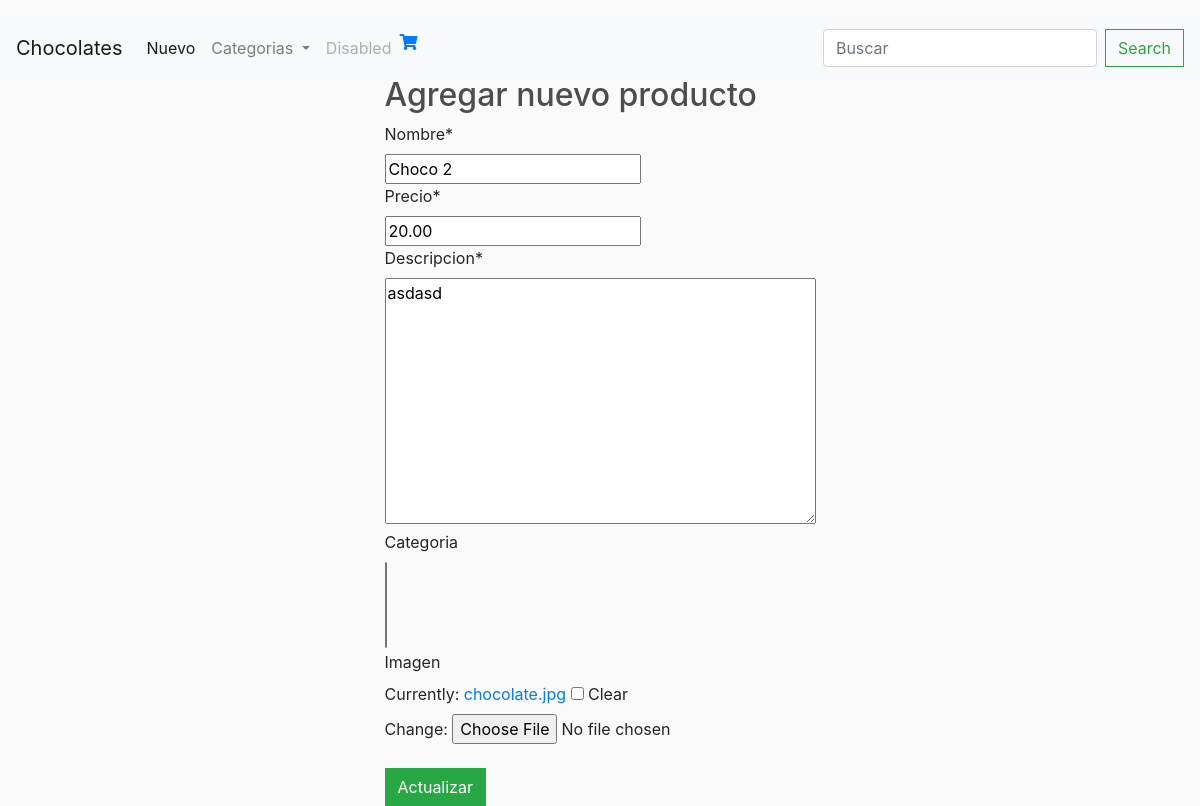
/product/2/update/, run on an earlier commit of the app's database.
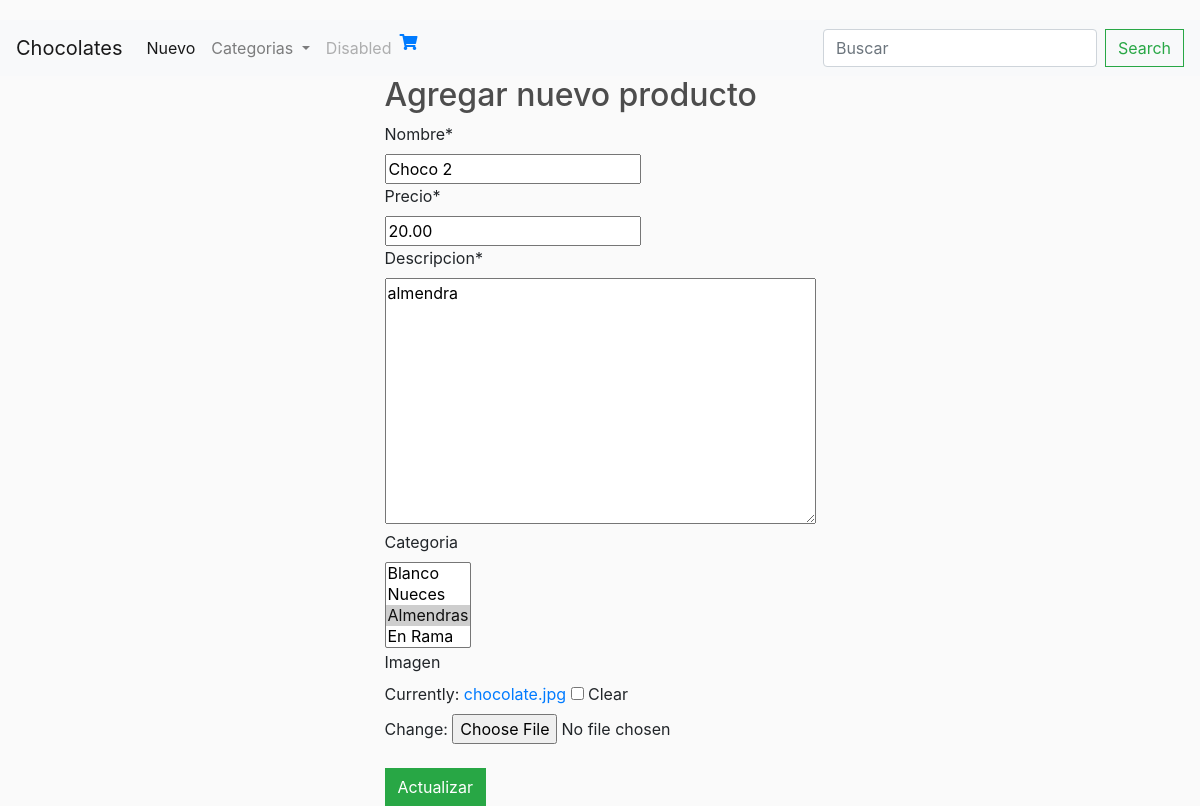
And on a later commit of the database.
### inventario_app/models.py (models this page shows, shortened)
class Product(models.Model):
    name = models.CharField(max_length=50, verbose_name="nombre")
    price = models.DecimalField(max_digits = 5, decimal_places= 2, verbose_name="precio")
    description = models.TextField(max_length=100, verbose_name="descripcion")
    timestamp = models.DateTimeField(default=timezone.now,blank=True, null=True)
    image = models.ImageField(default='chocolate.jpg',blank=True, null=True, verbose_name='imagen')
    category = models.ManyToManyField("Category", verbose_name='categoria', blank=True)

class Category(models.Model):
    name = models.CharField(max_length=50)
    def __str__(self):
        return self.name

### inventario_app/views.py (the view)
# urls.py: path('<id>/update/', views.update, name='update'),
def update(request, id):
    qs = get_object_or_404(Product, id=id)
    form = CreateProductForm(instance = qs)
    if request.method == "POST":
        form = CreateProductForm(request.POST, instance = qs)
        if form.is_valid():
            form.save()
            return HttpResponseRedirect(reverse('index'))
    return render(request, "inventario_app/update_product.html", context = {"form": form, "product":qs})

### inventario_app/forms.py
class CreateProductForm(ModelForm):
    class Meta:
        model = Product
        fields = ['name','price','description','category','image']

### inventario_app/templates/inventario_app/update_product.html (shortened to what this page needs)
{% extends 'inventario_app/base.html' %}
{% load crispy_forms_tags %}
{% block body %}
<div class="row justify-content-md-center">
    <div class="">
    <h2>Agregar nuevo producto</h2>
    <form action="{% url 'update' product.id %}" method="POST" name='create-product' enctype="multipart/form-data">
        {{ form | crispy }}
    <br>
    <button class="btn btn-success" type='submit'>Actualizar</button>
    </form>
</div>
{% endblock %}

What changed in the data, as far as the page shows it:
changed Product "Choco 2": description "asdasd" → "almendra"
Also different on the page:
form field category: (not shown) → "Blanco / Nueces / Almendras ☑ / En Rama"
